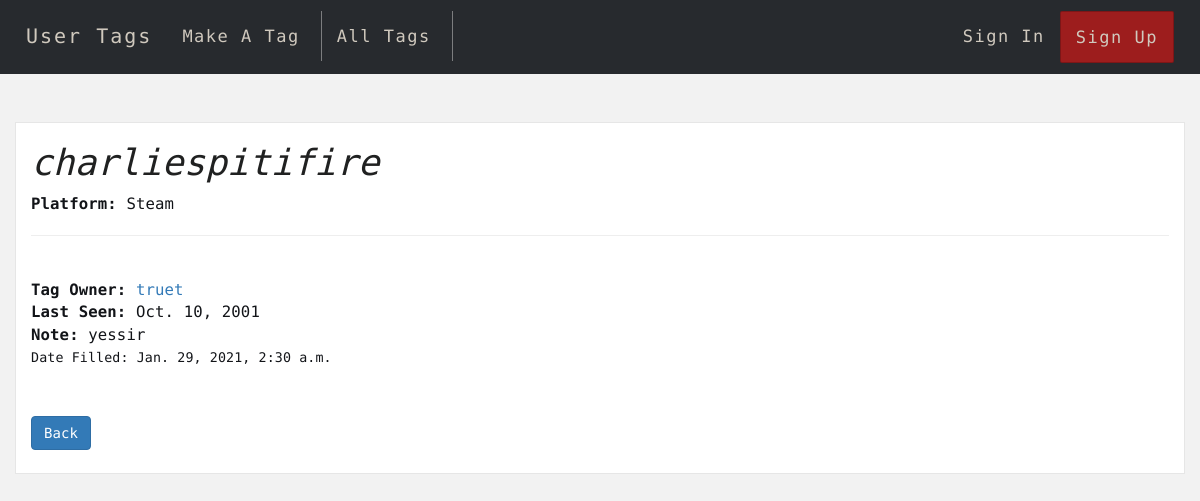
Before: /tag/24 with the older database file.
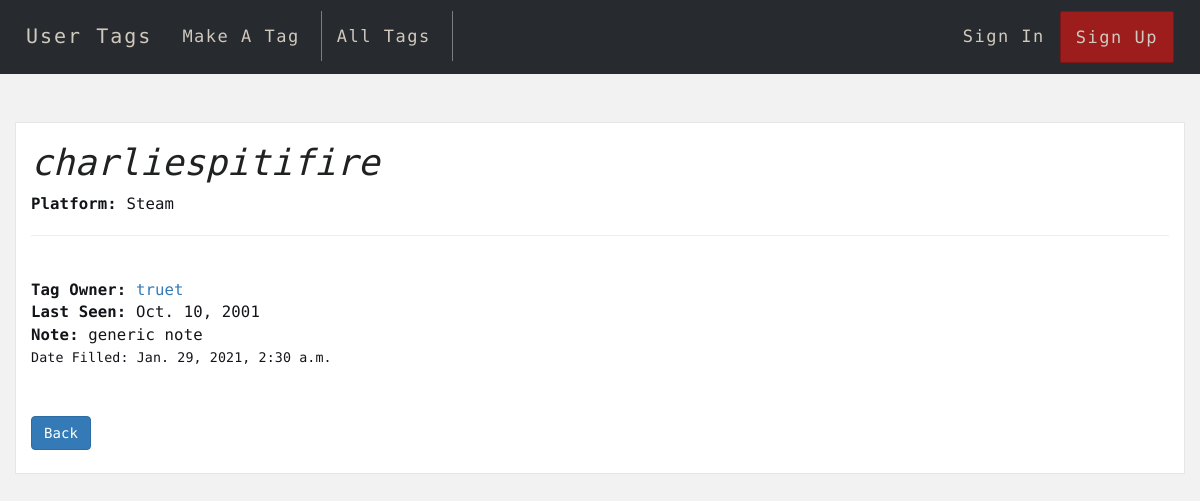
After: the same page with the newer database file.
### droptag/models.py (models this page shows, shortened)
class tag(models.Model):
    user = models.ForeignKey(User,
                        default = 1,
                        on_delete = models.CASCADE
                        )
    platform = models.CharField(
        default='STM',
        max_length=32,
        choices=PLATFORM_CHOICES)
    username = models.CharField(max_length=50)
    id_link = models.CharField(max_length=200, blank=True)
    time_met = models.DateField()
    note = models.TextField(blank=True)
    date_filled = models.DateTimeField(auto_now_add=True)

### droptag/views.py (the view)
# urls.py: path('tag/<int:pk>', TagDetailView.as_view(), name='tag_display'),
class TagDetailView(DetailView):
    model = tag
    template_name = 'tag.html'

### droptag/templates/tag.html (shortened to what this page needs)
{% extends 'base.html' %} {% block title %}Tag: {{ tag.username }}{% endblock %}
{% block content %}
{% load static %}
<head>
  <link
    rel="stylesheet"
    href="https://maxcdn.bootstrapcdn.com/bootstrap/3.3.7/css/bootstrap.min.css"
  />
  <link rel="stylesheet" href="{% static 'style.css' %}" />
</head>
<h1><i>{{ tag.username }}</i></h1>
<p class="font-weight-light"><b>Platform:</b> {{ tag.get_platform_display }}</p>
<hr />
<br />
<b>Tag Owner:</b
><a href="{% url 'view_profile' tag.user.id %}"> {{ tag.user }}</a><br />
 {% if tag.time_met %}
<b>Last Seen:</b> {{ tag.time_met }}<br />
{% endif %} {% if tag.note %}
<b>Note:</b> {{ tag.note }}<br />
{% endif %}
<small
  >Date Filled: {{ tag.date_filled }}<br />
  <br /><br />
  <a href="{% url 'alltags' %}" class="btn btn-primary">Back</a>
  <br/>
</small>
<br/>
  {% endblock %}

Changed rows visible on the page:
changed tag "charliespitifire": note "yessir" → "generic note"
